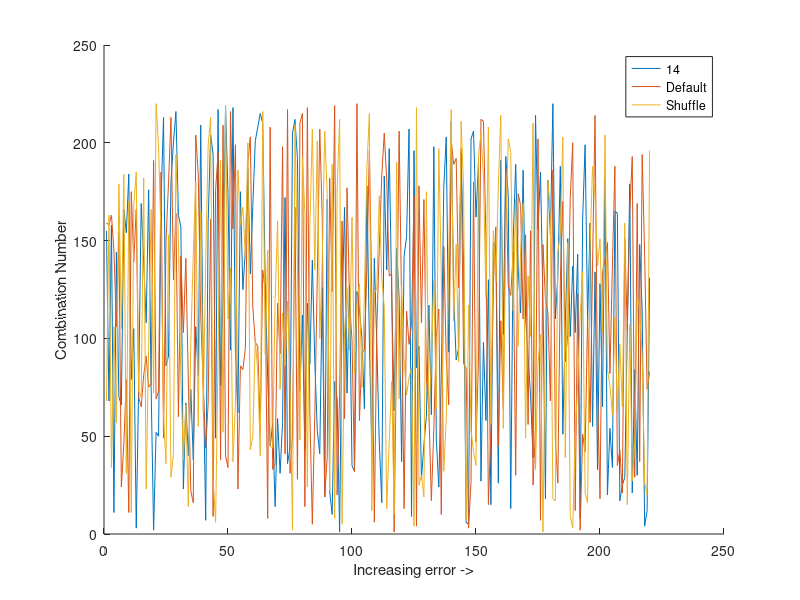
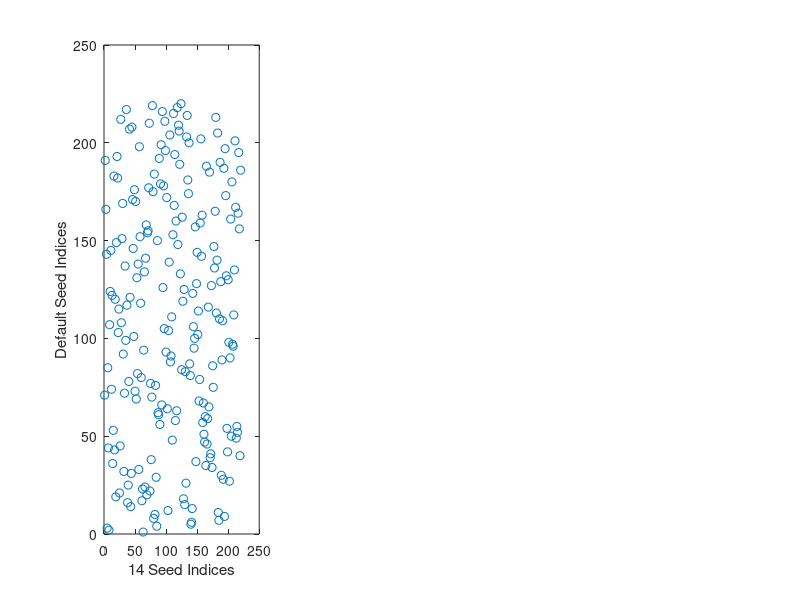

The MATLAB source for these figures, in order: (Note: this script raises an error after producing the figures.)
%% Combinations_Sort_Analysis.m
% Nipun Gunawardena
% Plot sorted error

clear all, close all, clc


%% Load data
load('Sort14.mat');
idx14 = sortmmIdx;      % Rename because all files have same name

load('SortDefault.mat');
idxDefault = sortmmIdx;

load('SortShuffle.mat');
idxShuffle = sortmmIdx;


%% Plot
figure()
hold on
plot(idx14)
plot(idxDefault)
plot(idxShuffle)
ylabel('Combination Number');
xlabel('Increasing error ->');
legend('14','Default','Shuffle');

figure()
subplot(1,3,1)
plot(idx14, idxDefault, 'o');
xlabel('14 Seed Indices');
ylabel('Default Seed Indices');
title(sprintf('r = %f', coefCorr(idx14, idxDefault)));
subplot(1,3,2)
plot(idx14, idxShuffle, 'o');
xlabel('14 Seed Indices');
ylabel('Shuffle Seed Indices');
title(sprintf('r = %f', coefCorr(idx14, idxShuffle)));
subplot(1,3,3)
plot(idxShuffle, idxDefault, 'o');
xlabel('Shuffle Seed Indices');
ylabel('Default Seed Indices');
title(sprintf('r = %f', coefCorr(idxShuffle, idxDefault)));

print('ANN_Combo_Sort.eps', '-depsc');


%% Calculate Statistics
rho = corr([idxDefault, idx14, idxShuffle], 'Type', 'Spearman');
rho2 = corr([idxDefault, idx14, idxShuffle]);

